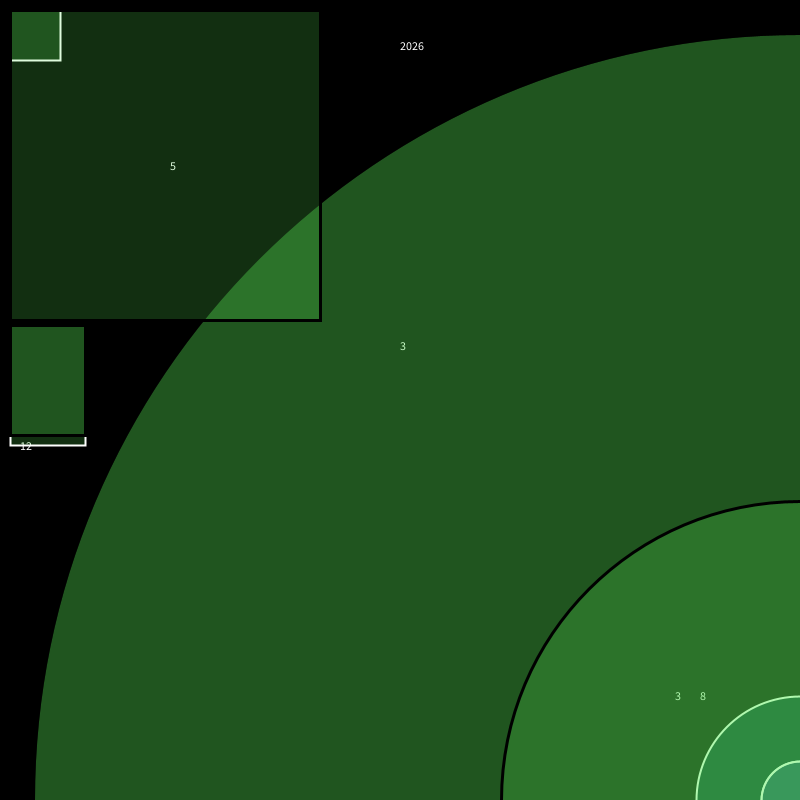
Frame 1 (no input)
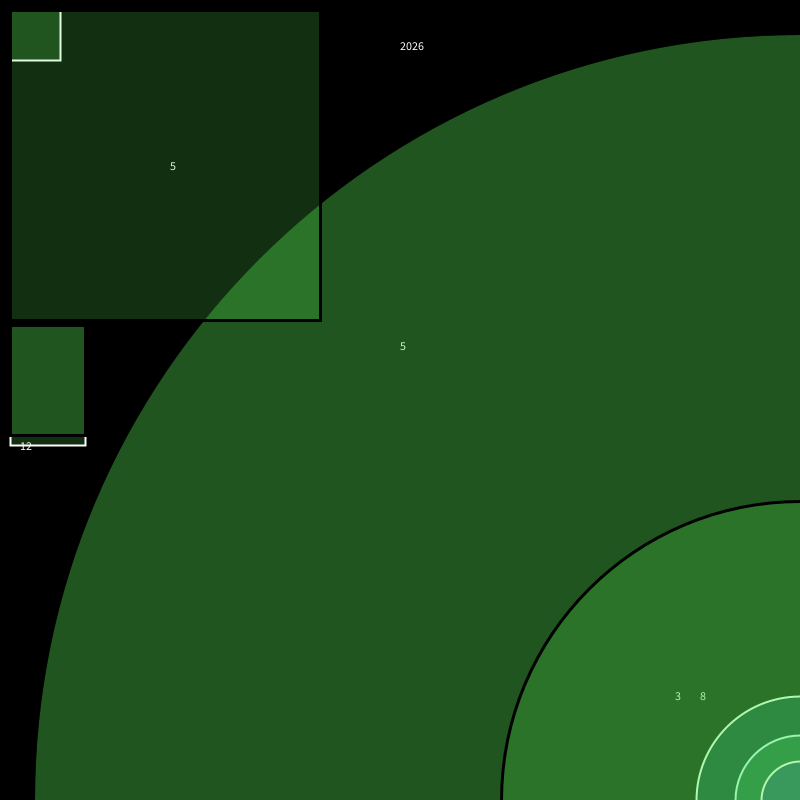
Frame 60 (the mouse pressed at the canvas centre just before this capture)
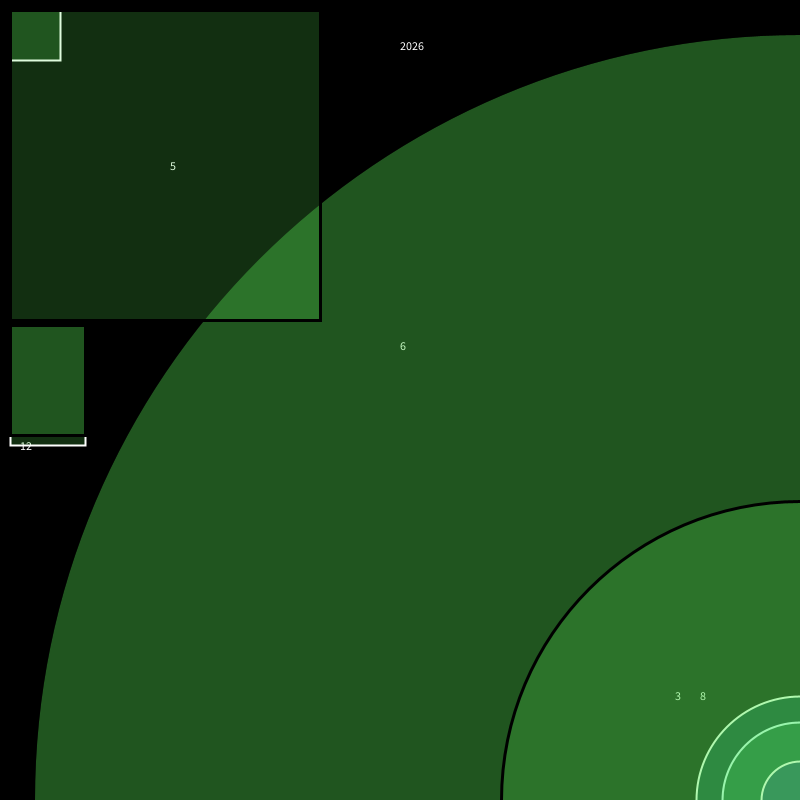
Frame 120 (the mouse held since frame 60 and released just before this capture)

The Processing sketch that drew these frames (run headless with seeded random() and noise(); from frame 60 on, the mouse is pressed at the canvas centre):

// Processing sketch: processing_143921
// ── processing_143921.pde


int r;
int x;
int y;
int bg = color(0);
int secondMax = 59;
int hourMax = 23;
int monthMax = 11; 
int dayMax = 31;
 
color sColor = color(92, 240, 85, 50);
color mColor = color(21, 225, 234, 50);
color hColor = color(52, 21, 234, 50);

 
void setup () {
  size (800,800);
  r = width/2;
  x = 26;
  y = 10;
  smooth();

}
 
void draw () {
  background(bg);
 
  int s = second ();
  int m = minute ();
  int h = hour ();
  int mo = month ();  
  int d = day (); 
  int ye = year ();
  
  String st = String.valueOf(ye);
  text(st, 400, 50);
  st = String.valueOf(s);
  text(st, 400, 350);
  st = String.valueOf(m);
  text(st, 700, 700);
  st = String.valueOf(h);
  text(st, 675, 700);
  st = String.valueOf(d);
  text(st, 170, 170);
  st = String.valueOf(mo);
  text(st, 20, 450);
  
 
 stroke(255);
 strokeWeight(2);
  fill(sColor);
  ellipse(width, height, s*x, s*x);
  fill(mColor);
  ellipse(width, height, m*x, m*x);
  fill(hColor);
  ellipse(width, height, h*x, h*x);
  fill(sColor);
  rect(10, 325, 75, mo*y);
  rect(10, 10, d*y, d*y);

  
 stroke(000);
 strokeWeight(3);
  ellipse(width, height, secondMax*x, secondMax*x);
  ellipse(width, height, secondMax*x, secondMax*x);
  ellipse(width, height, hourMax*x, hourMax*x);
  rect(10, 325, 75, monthMax*y);
  rect(10, 10, dayMax*y, dayMax*y);
   fill(255);
 
 
}
